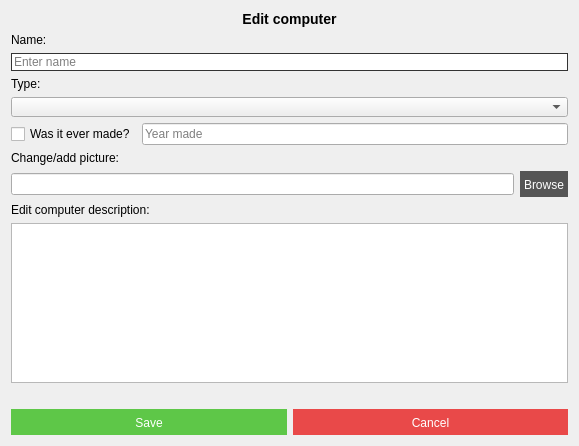
<?xml version="1.0" encoding="UTF-8"?>
<ui version="4.0">
 <class>editComputerWindow</class>
 <widget class="QDialog" name="editComputerWindow">
  <property name="geometry">
   <rect>
    <x>0</x>
    <y>0</y>
    <width>579</width>
    <height>446</height>
   </rect>
  </property>
  <property name="windowTitle">
   <string>Edit Computer</string>
  </property>
  <layout class="QVBoxLayout" name="verticalLayout_3">
   <item>
    <widget class="QLabel" name="label_3">
     <property name="text">
      <string>&lt;h3&gt;Edit computer&lt;/h3&gt;</string>
     </property>
     <property name="alignment">
      <set>Qt::AlignCenter</set>
     </property>
    </widget>
   </item>
   <item>
    <layout class="QVBoxLayout" name="verticalLayout_2">
     <item>
      <widget class="QLabel" name="label_6">
       <property name="maximumSize">
        <size>
         <width>16777215</width>
         <height>20</height>
        </size>
       </property>
       <property name="font">
        <font>
         <family>Helvetica</family>
        </font>
       </property>
       <property name="text">
        <string>Name:</string>
       </property>
      </widget>
     </item>
     <item>
      <widget class="QLineEdit" name="input_editcomp_name">
       <property name="maximumSize">
        <size>
         <width>16777215</width>
         <height>20</height>
        </size>
       </property>
       <property name="styleSheet">
        <string notr="true">border: 1px solid #333;</string>
       </property>
       <property name="maxLength">
        <number>50</number>
       </property>
       <property name="placeholderText">
        <string>Enter name</string>
       </property>
      </widget>
     </item>
     <item>
      <widget class="QLabel" name="label_7">
       <property name="font">
        <font>
         <family>Helvetica</family>
        </font>
       </property>
       <property name="text">
        <string>Type:</string>
       </property>
      </widget>
     </item>
     <item>
      <widget class="QComboBox" name="input_editcomp_type">
       <property name="maximumSize">
        <size>
         <width>16777215</width>
         <height>20</height>
        </size>
       </property>
       <property name="cursor">
        <cursorShape>PointingHandCursor</cursorShape>
       </property>
      </widget>
     </item>
    </layout>
   </item>
   <item>
    <layout class="QHBoxLayout" name="horizontalLayout_4">
     <item>
      <widget class="QCheckBox" name="checkbox_editcomp_made">
       <property name="maximumSize">
        <size>
         <width>16777215</width>
         <height>20</height>
        </size>
       </property>
       <property name="font">
        <font>
         <family>Helvetica</family>
        </font>
       </property>
       <property name="text">
        <string>Was it ever made?</string>
       </property>
      </widget>
     </item>
     <item>
      <widget class="QLineEdit" name="input_editcomp_yearmade">
       <property name="styleSheet">
        <string notr="true"/>
       </property>
       <property name="maxLength">
        <number>4</number>
       </property>
       <property name="frame">
        <bool>true</bool>
       </property>
       <property name="readOnly">
        <bool>false</bool>
       </property>
       <property name="placeholderText">
        <string>Year made</string>
       </property>
      </widget>
     </item>
    </layout>
   </item>
   <item>
    <widget class="QLabel" name="label_4">
     <property name="text">
      <string>Change/add picture:</string>
     </property>
    </widget>
   </item>
   <item>
    <layout class="QHBoxLayout" name="horizontalLayout_5">
     <item>
      <widget class="QLineEdit" name="input_editcomp_path"/>
     </item>
     <item>
      <widget class="QPushButton" name="button_editcomp_browse_image">
       <property name="cursor">
        <cursorShape>PointingHandCursor</cursorShape>
       </property>
       <property name="styleSheet">
        <string notr="true">border: 0px solid #333;
padding: 7px 4px 5px 4px;
background-color: #555;
color: #fff;
font: 13pt &quot;Helvetica&quot;;</string>
       </property>
       <property name="text">
        <string>Browse</string>
       </property>
      </widget>
     </item>
    </layout>
   </item>
   <item>
    <widget class="QLabel" name="label_5">
     <property name="text">
      <string>Edit computer description:</string>
     </property>
    </widget>
   </item>
   <item>
    <widget class="QPlainTextEdit" name="input_editcomp_info"/>
   </item>
   <item>
    <widget class="QLabel" name="label_editcomp_status">
     <property name="maximumSize">
      <size>
       <width>16777215</width>
       <height>20</height>
      </size>
     </property>
     <property name="font">
      <font>
       <family>Helvetica</family>
       <weight>75</weight>
       <bold>true</bold>
      </font>
     </property>
     <property name="text">
      <string/>
     </property>
     <property name="alignment">
      <set>Qt::AlignCenter</set>
     </property>
    </widget>
   </item>
   <item>
    <layout class="QHBoxLayout" name="horizontalLayout_6">
     <item>
      <widget class="QPushButton" name="button_editcomp_save">
       <property name="cursor">
        <cursorShape>PointingHandCursor</cursorShape>
       </property>
       <property name="styleSheet">
        <string notr="true">border: 0px solid #333;
padding: 7px 0 5px 0;
background-color: #5EC748;
color: #fff;
font: 13pt &quot;Helvetica&quot;;</string>
       </property>
       <property name="text">
        <string>Save</string>
       </property>
      </widget>
     </item>
     <item>
      <widget class="QPushButton" name="button_editcomp_cancel">
       <property name="cursor">
        <cursorShape>PointingHandCursor</cursorShape>
       </property>
       <property name="styleSheet">
        <string notr="true">border: 0px solid #333;
padding: 7px 0 5px 0;
background-color: #E94949;
color: #fff;
font: 13pt &quot;Helvetica&quot;;</string>
       </property>
       <property name="text">
        <string>Cancel</string>
       </property>
      </widget>
     </item>
    </layout>
   </item>
  </layout>
 </widget>
 <resources/>
 <connections/>
</ui>
